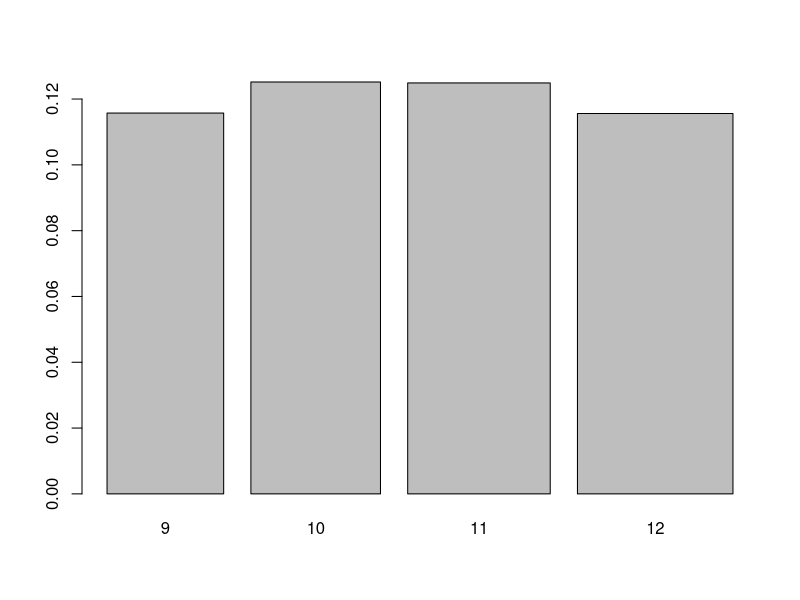
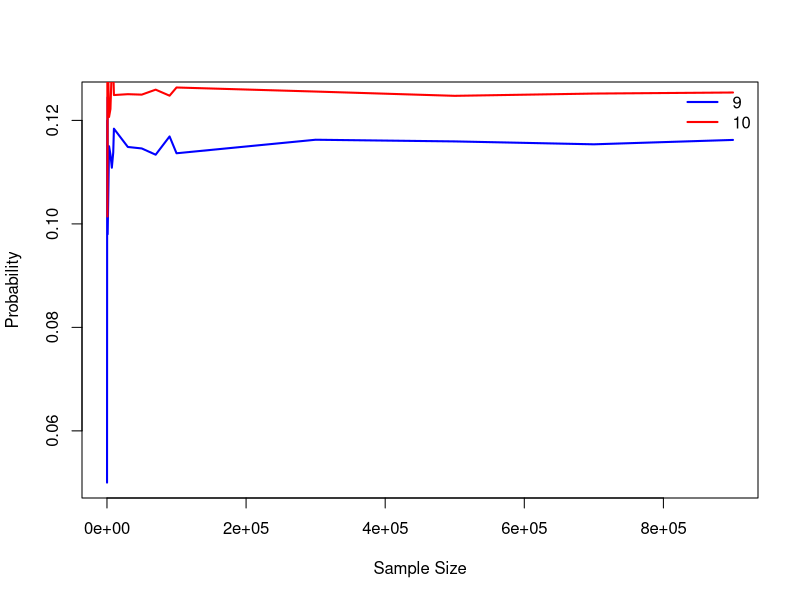
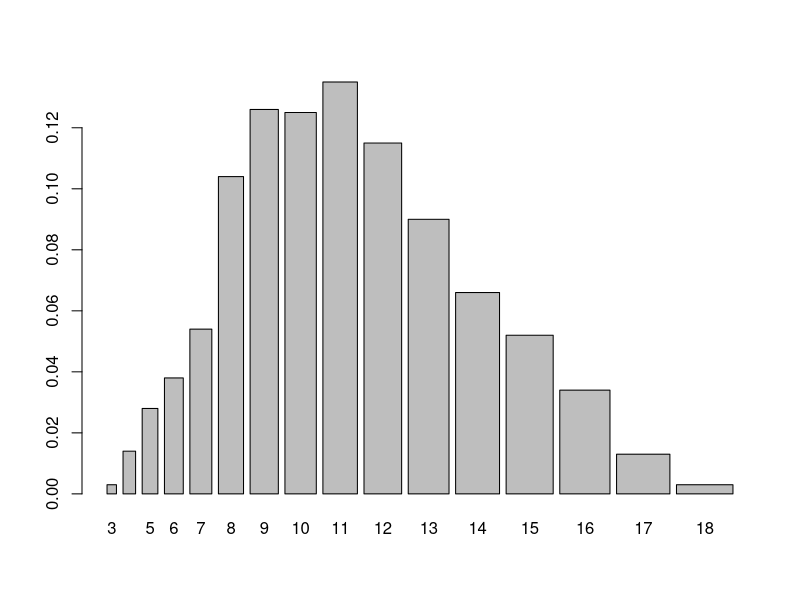
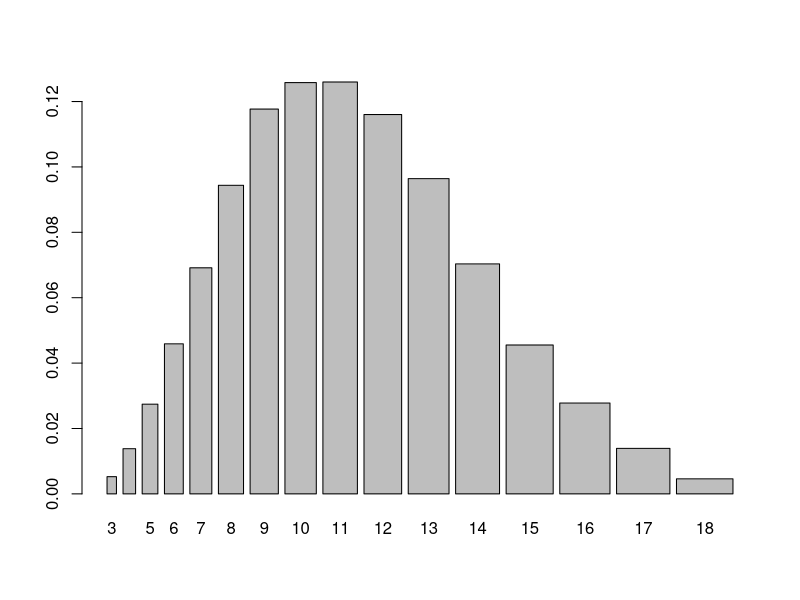
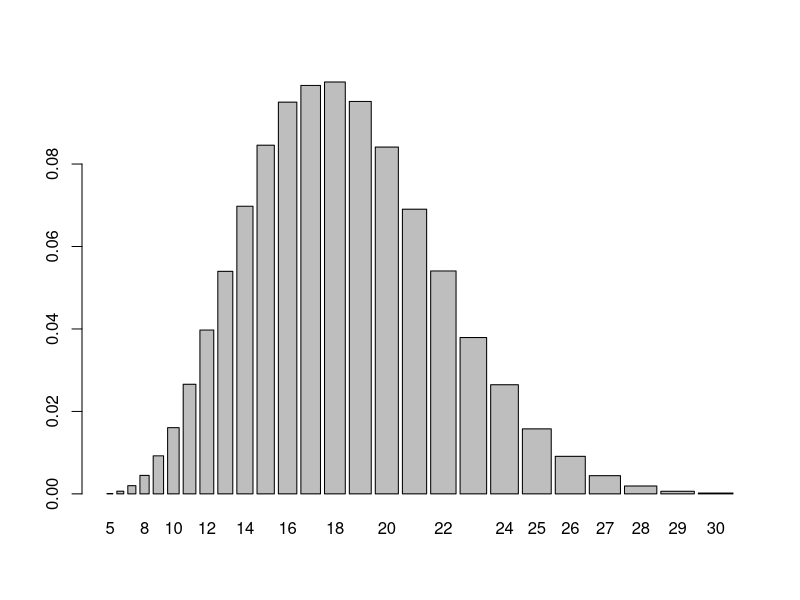
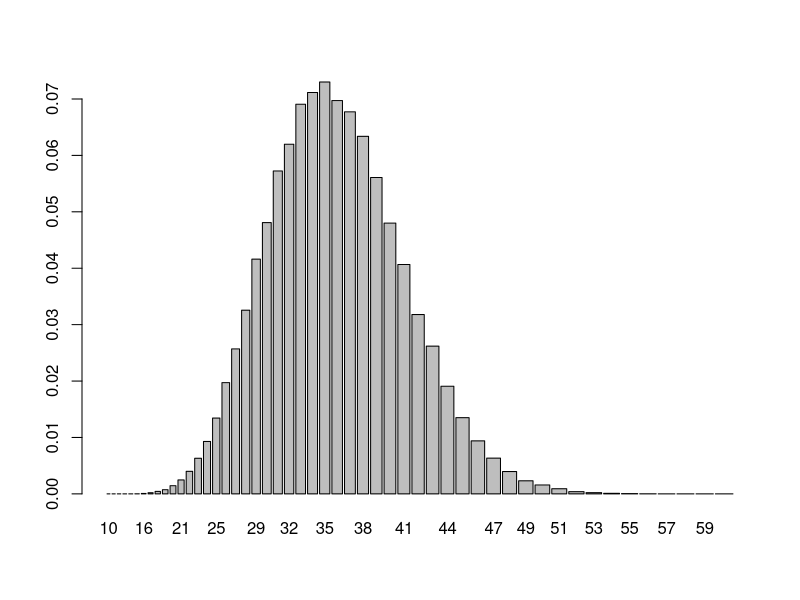
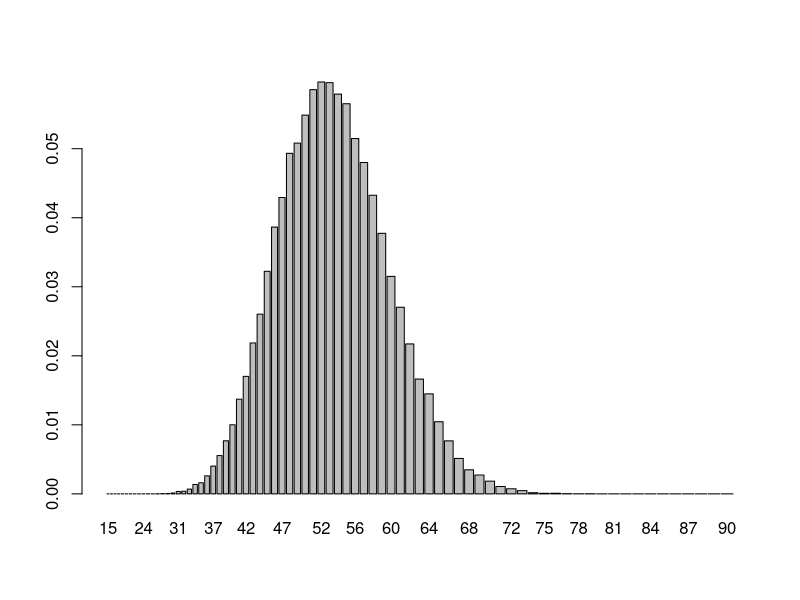
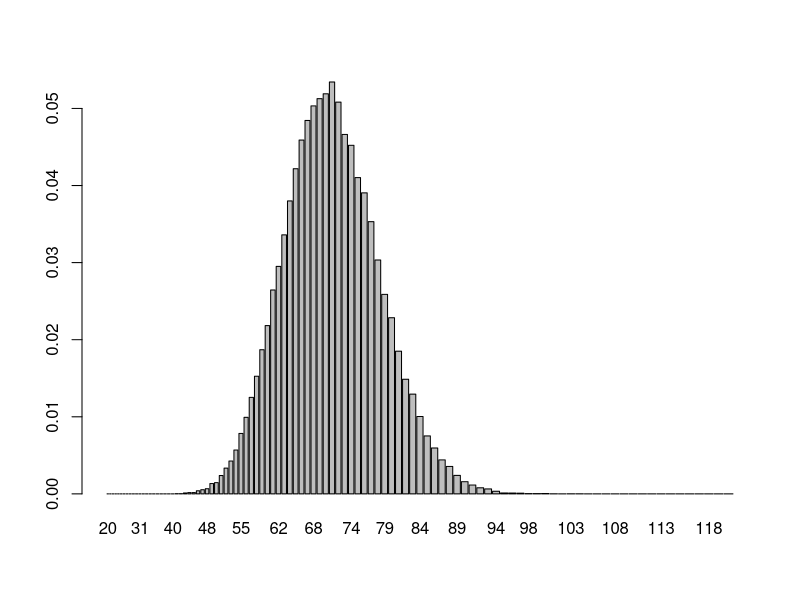

Write the R code that produced these figures, in order.
roll_dice <- function(n) {
  # TODO: simulate rolling a dice n times.################
  dice <- seq(1, 6)
  propOfDice <- rep(1 / 6, 6)

  simulateResult <- sample(dice, n, replace = TRUE, propOfDice)

  return(simulateResult)
}

# print(roll_dice(10))

# You should create a data frame and store the probabilities of the desired sums in it.
# Each row of this data frame should represent the probabilities for one sample size.
# Print the data frame.
# TODO#############################################################
sum_of_n_dices <- function(n, k) {
  # This function returns a list of k values obtained by summing the rolls of n dices
  # TODO###########################################################
  x <- replicate(k, roll_dice(n), simplify = F)
  result <- list()

  for (i in 1:length(x)) {
    result[i] <- sum(unlist(x[i]))
  }

  return(result)
}

# print(sum_of_n_dices(3, 10))
#

sample_sizes <- 10^(2:6)

simulate1 <- function(sampleSizes) {
  probabilities <- c()

  result <- list()
  col <- list()
  df <- data.frame()

  for (size in sampleSizes) {
    simData <- unlist(sum_of_n_dices(3, size))

    for (num in 9:12) {
      filteredData <- simData[simData == num]
      count <- length(filteredData)

      probability <- count / size

      col[paste(num)] <- probability
      result[[paste(size)]] <- col
    }
  }

  df <- as.data.frame(result)
  return(result)
}

simResult <- simulate1(sample_sizes)

##################################################################
plot_probabilities <- function(names, probs) {
  # This function takes a list of labels and their corresponding probabilities
  # and creates a bar chart.
  # TODO###########################################################
  barplot(probs, names)
  ################################################################
}

plot_probabilities(c(9:12), unlist(simResult$`1e+06`))
# TODO: plot the probabilities for sample size of 10^6 in results df
##################################################################
# plot_probabilities(c(9:12), unlist(simResult$`1e+06`))
##################################################################

sample_sizes <- c(
  seq(100, 1000, 200),
  seq(1000, 10000, 2000),
  seq(10000, 100000, 20000),
  seq(100000, 1000000, 200000)
)

# TODO: Calculate probabilities for different sample sizes.#######
simulate2 <- function(sampleSizes) {
  probabilities <- c()

  result <- list()
  df <- data.frame()

  p9 <- c()
  p10 <- c()

  for (size in sampleSizes) {
    simData <- unlist(sum_of_n_dices(3, size))

    filteredData <- simData[simData == 9]
    count <- length(filteredData)

    probability <- count / size

    p9 <- c(p9, probability)


    filteredData <- simData[simData == 10]
    count <- length(filteredData)

    probability <- count / size

    p10 <- c(p10, probability)
  }

  result$`9` <- p9
  result$`10` <- p10

  df <- as.data.frame(result)
  return(result)
}

simResult <- simulate2(sample_sizes)
##############################################################

# TODO: Create a line chart based on probabilities in the previous cell.
##################################################################
plot(sample_sizes, unlist(simResult$`9`),
  type = "l", # Line type
  col = "blue",
  lwd = 2,
  xlab = "Sample Size",
  ylab = "Probability",
) # Set y-axis to fit both lines

# Add second line
lines(sample_sizes, unlist(simResult$`10`),
  type = "l",
  col = "red",
  lwd = 2,
)

# Add legend
legend("topright",
  legend = c("9", "10"),
  col = c("blue", "red"),
  lwd = 2,
  lty = c(1, 1), # Solid and dashed lines
  bty = "n"
) # No box around legend
##################################################################
sum_of_n_dices <- function(n, k) {
  # This function returns a list of k values obtained by summing the rolls of n dices
  # TODO###########################################################
  x <- replicate(k, roll_dice(n), simplify = F)
  result <- list()

  for (i in 1:length(x)) {
    result[i] <- sum(unlist(x[i]))
  }

  return(result)
}

plot_distribution_of_sum_of_n_dices <- function(n, k) {
  # This function simulates rolling n dice for k experiments and plots the
  # resulting probability distribution of their sums using a bar chart.
  # TODO#########################################################
  probabilities <- c()
  result <- c()
  df <- data.frame()

  simData <- unlist(sum_of_n_dices(n, k))

  for (num in n:(n * 6)) {
    filteredData <- simData[simData == num]
    count <- length(filteredData)

    probability <- count / k

    result[paste(num)] <- probability
    # result[paste(num)] <- as.data.frame(col)
  }

  plot_probabilities(c(n:(n * 6)), result)

  df <- as.data.frame(result)
  return(result)
}

simResult <- plot_distribution_of_sum_of_n_dices(3, 1000)


dice_counts <- c(3, 5, 10, 15, 20, 50, 100)
# TODO############################################################
for (num in dice_counts) {
  plot_distribution_of_sum_of_n_dices(num, 10**5)
}

# TODO############################################################
random_sitting_order <- function(n) {
  # TODO: n = number of students.##########################
  return(sample(c(1:n), n))
}

res <- random_sitting_order(10)

# TODO############################################################
init_order <- c(1:10)
new_order <- random_sitting_order(10)

has_similar_neighbors <- function(students_count) {
  new_order <- random_sitting_order(students_count)
  has_sim <- FALSE

  i <- 1
  for (std in init_order) {
    if (i < length(init_order)) {
      nextBy <- init_order[i + 1]
    }

    j <- 1
    for (s in new_order) {
      if (j == length(new_order)) {
        next
      }

      if (s != std) {
        j <- j + 1
        next
      }

      if (new_order[j + 1] == nextBy) {
        return(TRUE)
      }

      break
    }

    if (i > 1) {
      prevBy <- init_order[i - 1]
    }

    j <- 1
    for (s in new_order) {
      if (j == 1) {
        next
      }

      if (s != std) {
        j <- j + 1
        next
      }

      if (new_order[j - 1] == prevBy) {
        return(TRUE)
      }

      break
    }

    i <- i + 1
  }

  return(FALSE)
  # This function generates a new order of students and return true if two
  # neighbors also appeared in the original order.
  # TODO###########################################################
}

print(has_similar_neighbors(10))

similar_neighbors_probability <- function(N, students_count) {
  # TODO##########################################################
  init_order <- c(1:students_count)
  TCount <- 0

  for (i in c(1:N)) {
    if (has_similar_neighbors(students_count)) {
      TCount <- TCount + 1
    }
  }

  return(TCount / N)
}


sample_sizes <- c(seq(100, 1000, 200), seq(1000, 10000, 2000), seq(10000, 100000, 20000), seq(100000, 1000000, 200000))
probs <- c()
# TODO#############################################################
for (size in sample_sizes) {
  probs <- c(probs, similar_neighbors_probability(size, 5))
}

plot(sample_sizes, probs,
  type = "l", # Line type
  col = "blue",
  lwd = 2,
  xlab = "Sample Size",
  ylab = "Probability",
) # Set y-axis to fit both lines

# TODO#############################################################
probs <- c()
for (n in c(3:20)) {
  probs <- c(probs, similar_neighbors_probability(10**3, n))
}

plot(c(3:20), probs,
  type = "l", # Line type
  col = "blue",
  lwd = 2,
  xlab = "Students",
  ylab = "Probability",
) # Set y-axis to fit both lines
